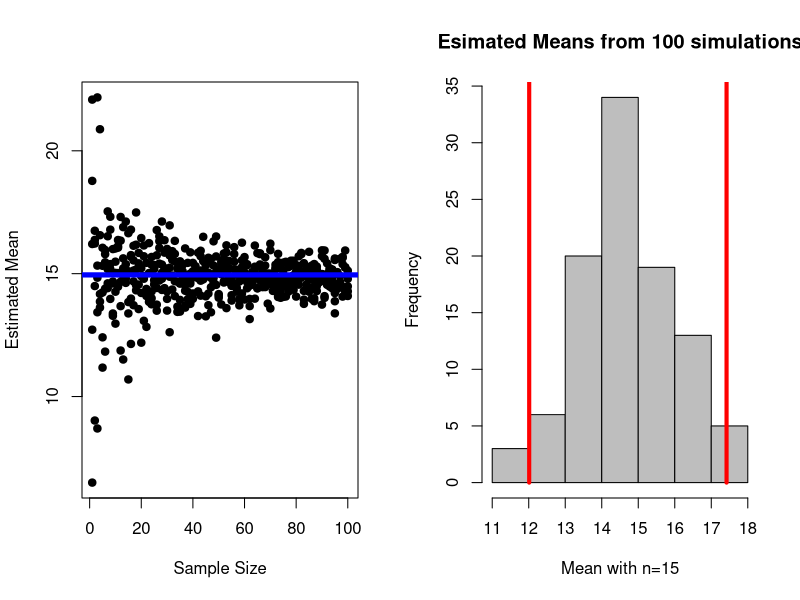
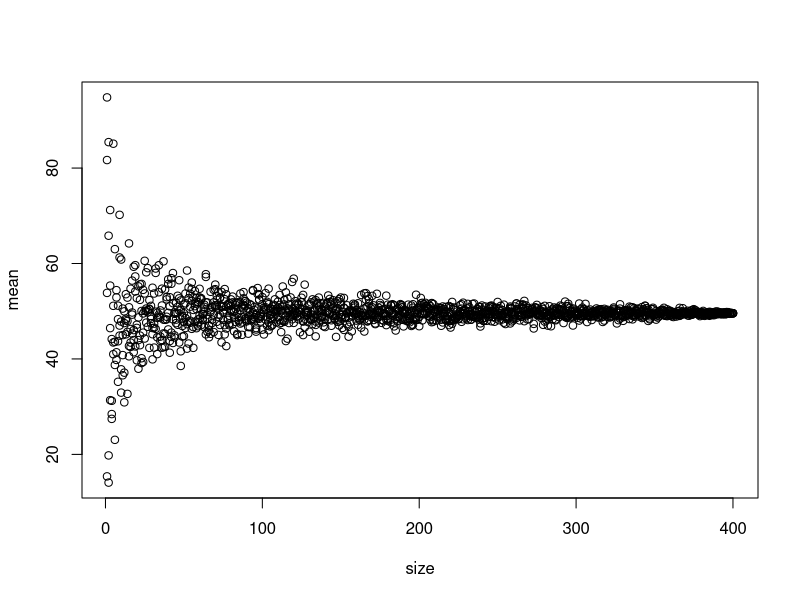
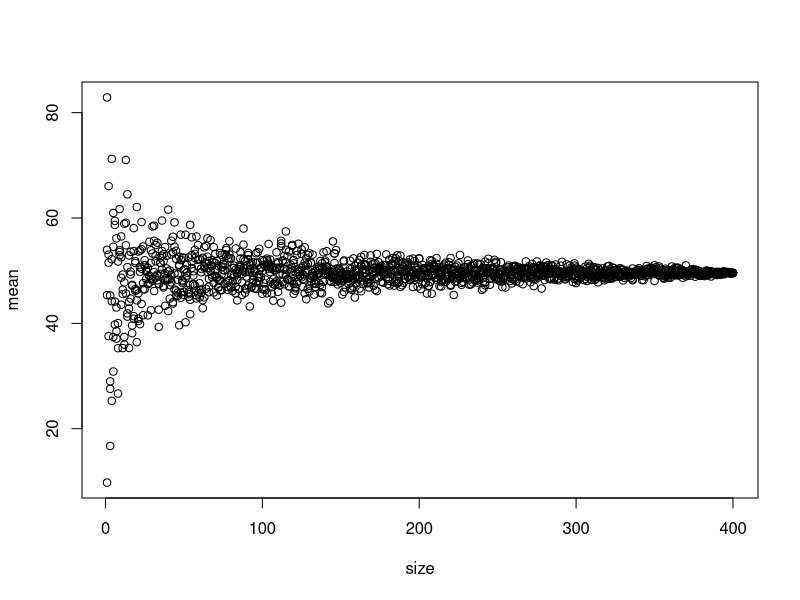
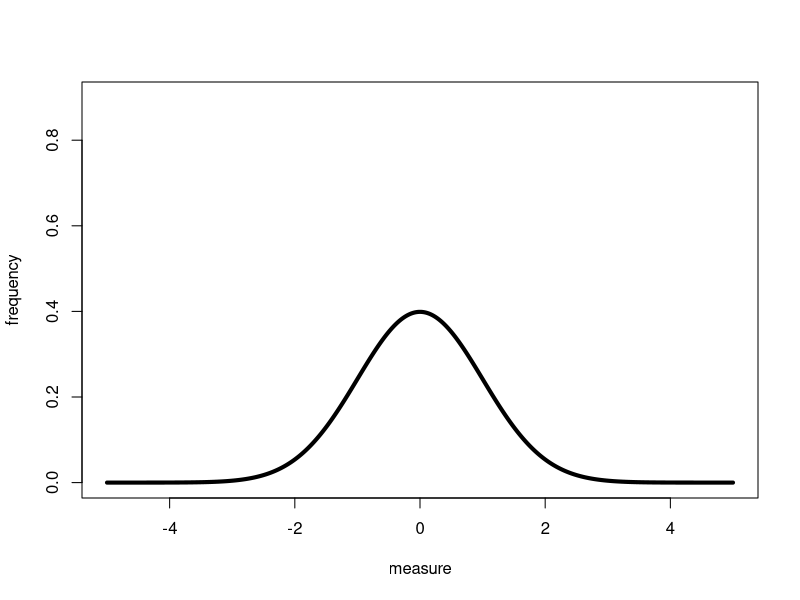

Write R code to recreate these figures, in order. (Note: this script raises an error after producing the figures.)
################################################
### R Code for Lecture 4 - Estimating Population Properties
###   
###
### Last Modified 9/13/2012
###
### Changelog:
### 9/13/2012 - Cut file to where we reached by the end of lecture.  Rest moved to lecture 5.
###
### Notes:
### 9/13/2012 - Got through end of descriptions of samples
###           - next year make this all loops - cumsum to fib to population
################################################


## @knitr lecture4prep
set.seed(5000)
population<-runif(n = 400, min = 1, max = 100)

library(sn, quietly=TRUE)
library(ggplot2)


## @knitr lecture4-title
apop<-rnorm(5000, 15,5)
samp<-sapply(rep(1:100,5), function(x) mean(sample(apop, x)))

#two panels
par(mfrow=c(1,2))
plot(rep(1:100,5), samp, pch=19, xlab="Sample Size", ylab="Estimated Mean")
abline(mean(apop), 0, col="blue", lwd=5)

#boostrapped standard error
est<-sapply(rep(1:100), function(x) mean(sample(apop, 15)))

#draw the distributions of means with a bootstrapped 95% CI
hist(est, main="Esimated Means from 100 simulations", xlab="Mean with n=15", col="grey")
lines(rep(mean(est)+2*sd(est), 2), c(0,40), col="red", lwd=4)
lines(rep(mean(est)-2*sd(est), 2), c(0,40), col="red", lwd=4)

#set everything back to normal
par(mfrow=c(1,1))


## @knitr bootMean
#first create a vector of sample sizes
n<-rep(1:400, times = 4)

# next create an empty vector
m<-rep(NA, times = length(n))

#now a loop
for(i in 1:length(n)){
  m[i]<-mean(sample(population, size=n[i]))
}

#plot the result
plot(n, m, xlab="size", ylab="mean")


######For stepping through piece by piece
## @knitr bootMean1
n<-rep(1:400, times = 4)

## @knitr bootMean2
m<-rep(NA, times = length(n))

## @knitr bootMean3
for(i in 1:length(n)){
  m[i]<-mean(sample(population, size=n[i]))
}

## @knitr bootMean4
plot(n, m, xlab="size", ylab="mean")

## @knitr fib
#start with a blank vector with some 1's
fibVec<-c(1,1,rep(NA, 13))

#now loop
for(i in 3:15){
  fibVec[i] <- fibVec[i-1] + fibVec[i-2]  
}

fibVec

## @knitr fibBlank
#start with a blank vector, use ifelse to fill in first two
fibVec2 <- rep(NA, 15)
for(i in 1:15)  {
  fibVec[i] <- ifelse(i<3, 1, fibVec[i-1] + fibVec[i-2])
}
fibVec


## @knitr skew
samp<-seq(-5,5,.01)
plot(samp, dsn(samp), type="l", col="black", lwd=4, ylim=c(0,0.9), ylab="frequency", xlab="measure")
matplot(samp, dsn(samp, shape=4), type="l", col="red", add=T, lwd=4)

## @knitr kurtosis
plot(samp, dunif(samp, -5, 5), type="l", col="red", lwd=4, ylim=c(0,0.9), ylab="frequency", xlab="measure")
matplot(samp, dsn(samp), type="l", col="black", lwd=4, add=T)
matplot(samp, dsn(samp, scale=.5), type="l", col="blue", lwd=4, add=T)


## @knitr load-bird
bird<-read.csv("./data/02e1bDesertBirdCensus.csv")
birdDistPlot <- qplot(Count, data=bird, geom="histogram",fill=I("darkblue"), binwidth=20)+theme_bw()

## @knitr mode
birdDistPlot + annotate("text",100,20,label="Mode", color="red", size=8)


## @knitr median
birdDistPlot + 
  geom_vline(xintercept=median(bird$Count), lwd=3, colour="red") + 
  annotate("text", 195,15, label=paste("Median = ", median(bird$Count)), size=8)

## @knitr median2
sort(bird$Count)

nrow(bird) #this is the # of rows in the data frame

sort(bird$Count)[22]

## @knitr quantiles
sort(bird$Count)

## @knitr quartiles
boxplot(bird$Count, horizontal=T)
